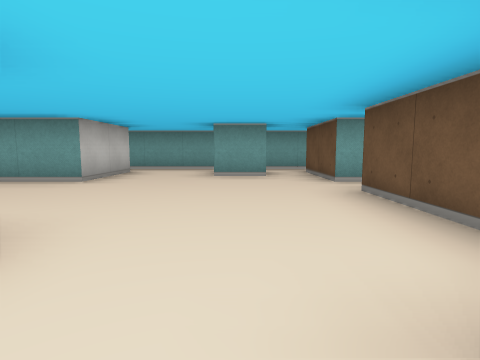
View 1 (above)

19 first-person views from a walk through a cub3D ray-caster map. The camera is about half as high as the walls, tilts 6° down and sees 80° across. The floor is counted in squares. Each view is taken from the middle of a square. On the plan, view 1 faces up. The plan holds only what a view shows up to about 9 squares ahead; the rest is blank.

View 2
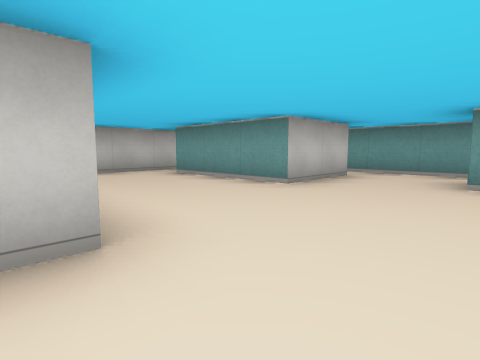

View 3
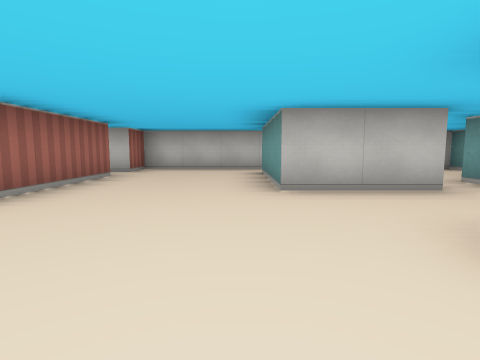

View 4
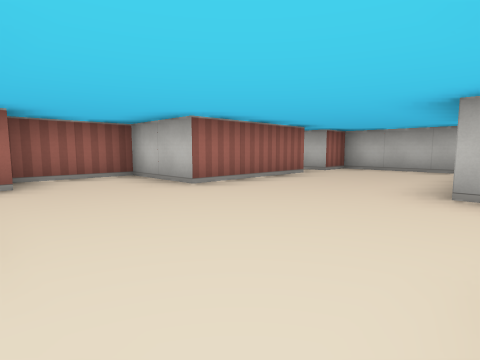

View 5
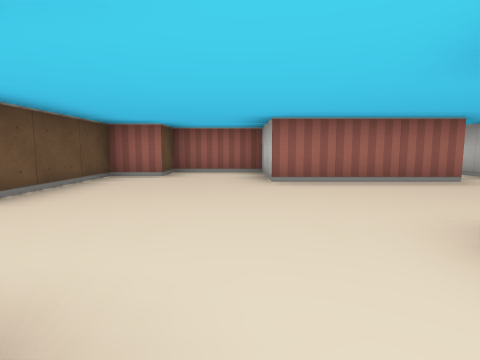

View 6
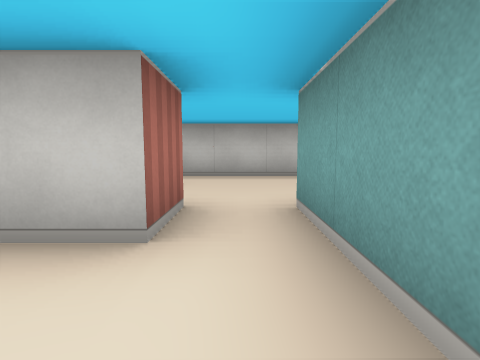

View 7
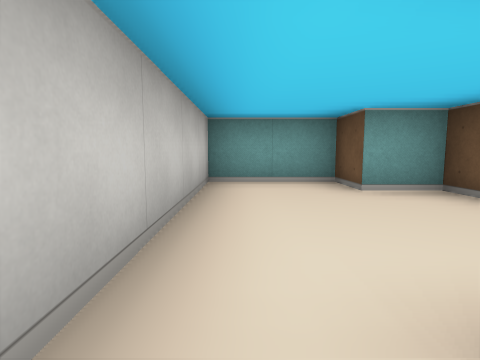

View 8
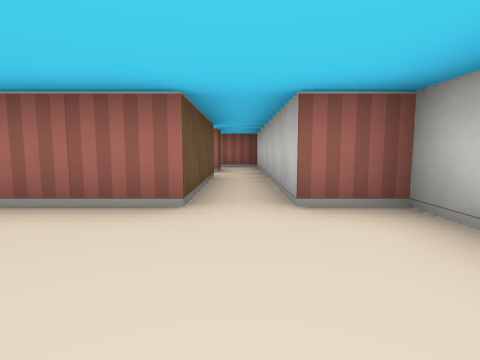

View 9
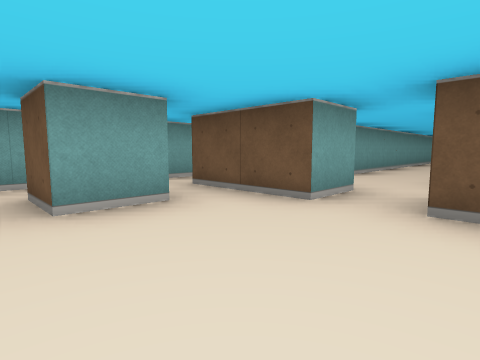

View 10
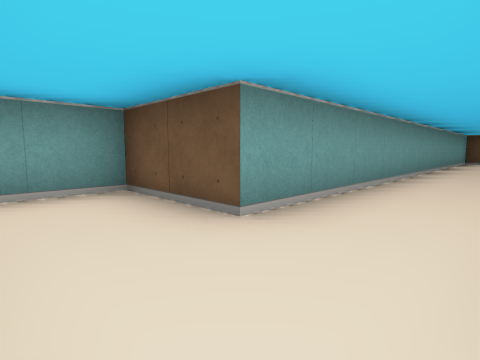

View 11
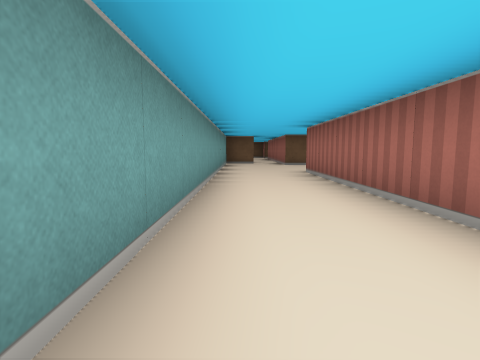

View 12
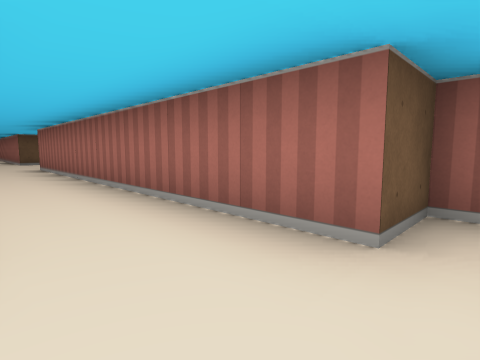

View 13
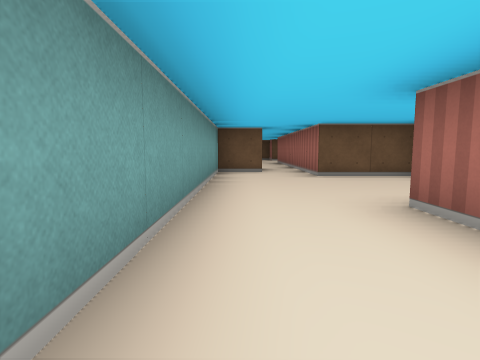

View 14
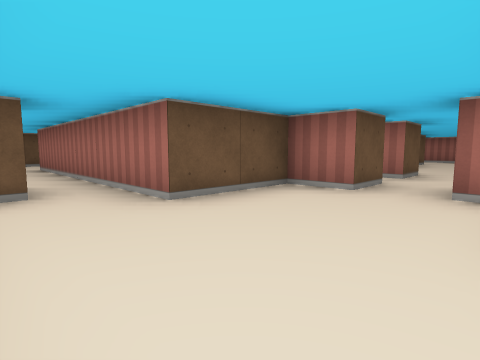

View 15
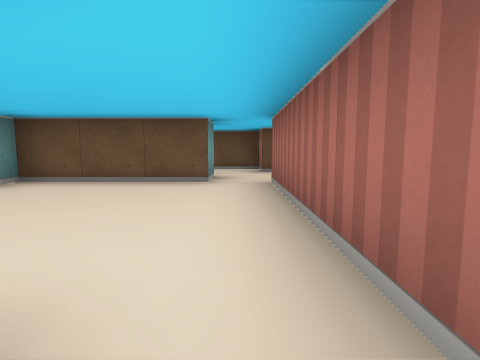

View 16
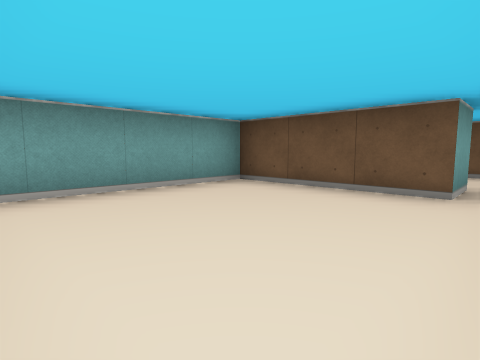

View 17
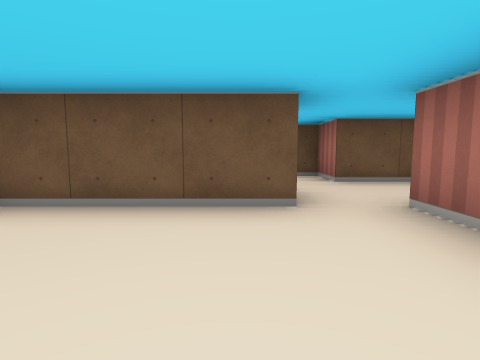

View 18
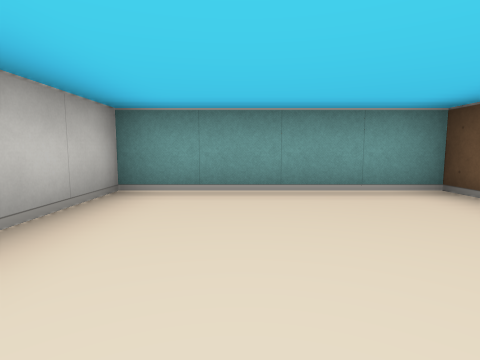

View 19
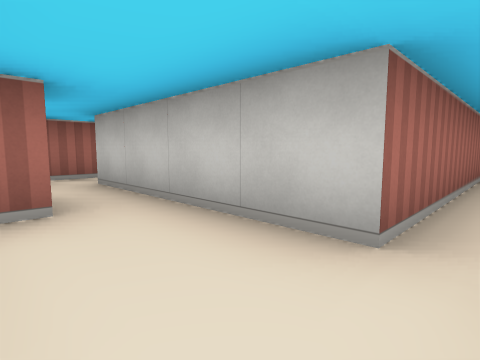

### Floor plan
Ten units are one square. View 1 is at (0, 0); x grows to the right and y downward. Boxes are objects, and circles mark ways between rooms. Rooms are numbered by the first view taken in them; rooms with no view inside come last. Other rooms are left out.
<svg viewBox="-70 -100 310 120">
<path fill="none" stroke="#000" d="M-25 -65 -25 -45 -55 -45M6 -55 -5 -55 -5 -65M-65 -45 -65 -15 -55 -15 -55 15M26 -45 15 -45 15 -65M-45 15 -45 -15 -15 -15 -15 5 5 5 5 -5 15 -5 15 -35M15 -75 -25 -75M-35 -65 -25 -65M-35 -79 -35 -85 -45 -85 -45 -95 -65 -95 -65 -45M-25 -75 -35 -75M135 -4 135 -15 145 -15 145 -35 165 -35M155 -44 155 -55 45 -55M35 -24 35 -35 115 -35M165 -35 205 -35M205 -45 205 -75 165 -75 165 -58M225 -22 225 -35 235 -35 235 -48M214 -15 219 -15M205 -35 205 5M215 -45 205 -45M201 15 210 15M45 -55 45 -75 15 -75"/>
<circle cx="-30" cy="-70" r="3" fill="#2a7"/>
<circle cx="-60" cy="-50" r="3" fill="#2a7"/>
<circle cx="20" cy="-40" r="3" fill="#2a7"/>
<circle cx="20" cy="-70" r="3" fill="#2a7"/>
<circle cx="170" cy="-40" r="3" fill="#2a7"/>
<circle cx="35" cy="-60" r="3" fill="#2a7"/>
<circle cx="200" cy="-40" r="3" fill="#2a7"/>
<text x="-20" y="-30">1</text>
<text x="-50" y="-70">2</text>
<text x="100" y="-40">3</text>
<text x="180" y="-60">4</text>
<text x="220" y="-20">5</text>
<text x="30" y="-70">6</text>
</svg>
Room 1 opens to room 2. Room 1 opens to room 3. Room 1 opens to room 6. Room 3 opens to room 4. Room 3 opens to room 6. Room 4 opens to room 5.

Where each view was taken, in squares from view 1:
view 1: 0 up, 0 right, facing up
view 2: 1 up, 0 right, facing up-left
view 3: 4 up, 1 right, facing left
view 4: 5 up, 1 right, facing down-left
view 5: 6 up, 1 left, facing down
view 6: 7 up, 1 left, facing left
view 7: 5 up, 6 left, facing up
view 8: 4 up, 5 left, facing down
view 9: 3 up, 1 left, facing up-right
view 10: 4 up, 3 right, facing up-right
view 11: 5 up, 5 right, facing right
view 12: 5 up, 3 right, facing down-right
view 13: 5 up, 9 right, facing right
view 14: 5 up, 12 right, facing down-right
view 15: 4 up, 16 right, facing right
view 16: 4 up, 17 right, facing up-right
view 17: 5 up, 18 right, facing right
view 18: 4 up, 18 right, facing up
view 19: 4 up, 22 right, facing down-left
